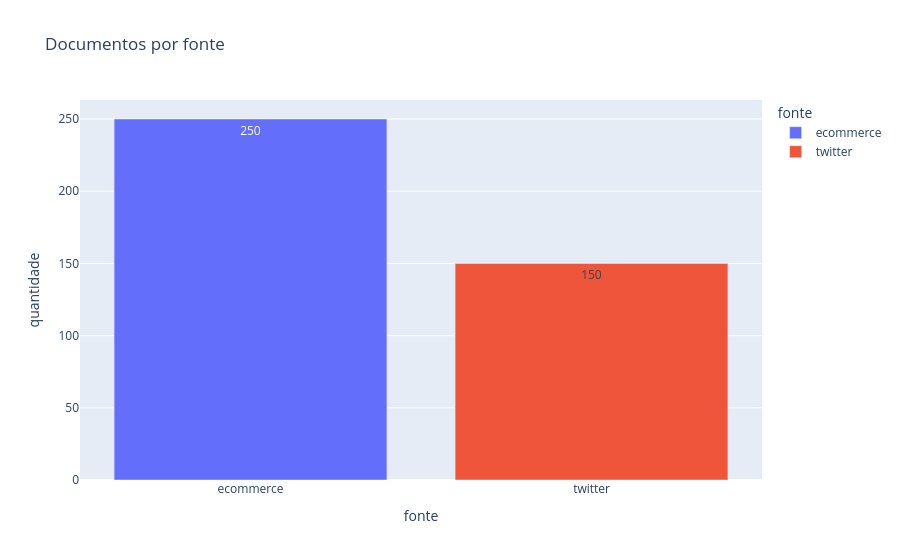

The notebook cell this image was saved under:
### Code cell
contagem = df["fonte"].value_counts().reset_index()
contagem.columns = ["fonte", "quantidade"]

fig = px.bar(contagem, x="fonte", y="quantidade", text="quantidade",
             title="Documentos por fonte", color="fonte")
fig.show()

### Figure 1 — Plotly figure (JSON) as saved in the notebook; plotly's stock layout.template omitted (floating-point values rounded to 4 significant figures)
{"data": [{"hovertemplate": "fonte=%{x}<br>quantidade=%{text}<extra></extra>", "legendgroup": "ecommerce", "marker": {"color": "#636efa", "pattern": {"shape": ""}}, "name": "ecommerce", "orientation": "v", "showlegend": true, "text": [250.0], "textposition": "auto", "type": "bar", "x": ["ecommerce"], "xaxis": "x", "y": [250], "yaxis": "y"}, {"hovertemplate": "fonte=%{x}<br>quantidade=%{text}<extra></extra>", "legendgroup": "twitter", "marker": {"color": "#EF553B", "pattern": {"shape": ""}}, "name": "twitter", "orientation": "v", "showlegend": true, "text": [150.0], "textposition": "auto", "type": "bar", "x": ["twitter"], "xaxis": "x", "y": [150], "yaxis": "y"}], "layout": {"barmode": "relative", "legend": {"title": {"text": "fonte"}, "tracegroupgap": 0}, "title": {"text": "Documentos por fonte"}, "xaxis": {"anchor": "y", "categoryarray": ["ecommerce", "twitter"], "categoryorder": "array", "domain": [0, 1], "title": {"text": "fonte"}}, "yaxis": {"anchor": "x", "domain": [0, 1], "title": {"text": "quantidade"}}}}
